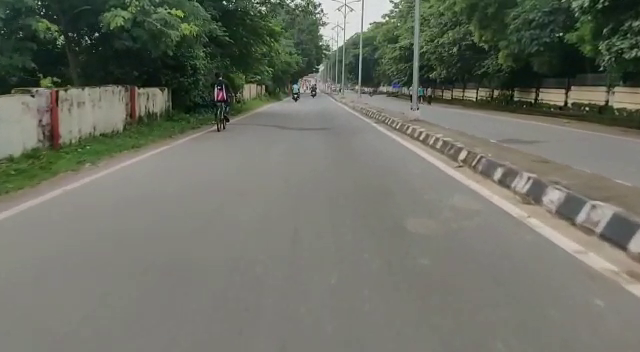
#> input picture frame 28 of lane_detection_example/test3.1.mp4, 640 x 352 px
$ python test.py
#> lines starting #> are read from the running program, lines starting #| are printed output that depends on the picture; after the words box and inside, x2 and y2 are one past the last pixel; in counts of white or black regions, pixels touching at a corner belong together; long printed decimals are rounded
import cv2
import numpy as np
import matplotlib.pyplot as plt
import math

def make_coord(image,line_parameter):
	print("Enter")
	slope,intercept=line_parameter
	y1 = image.shape[0]
	y2 = int(y1*1.8/5)
	x1 = int((y1-intercept)/slope)
	x2 = int((y2-intercept)/slope)
	return np.array([x1,y1,x2,y2])

def canny(image):
	gray = cv2.cvtColor(image,cv2.COLOR_BGR2GRAY)
	blur = cv2.GaussianBlur(gray,(5,5),0)
	canny = cv2.Canny(blur,30,89)
	return canny

def display_lines(image,lines):
	line_image = np.zeros_like(image)
	if lines is not None:
		for line in lines:
			x1,y1,x2,y2=line.reshape(4)
			parameters =  np.polyfit((x1,x2),(y1,y2),1)
			slope = parameters[0]
			if slope < 0:
				cv2.line(line_image,(x1,y1),(x2,y2),(255,0,0),10)
			else:
				cv2.line(line_image,(x1,y1),(x2,y2),(0,255,0),10)
	return line_image

def average_slope_intercept(image,lines):
	right_fit=[]
	left_fit = []
#	last_left_line=[-335  ,352 , 260  ,126]
#	last_right_line=[-335 , 352  ,224 , 126]
	if lines is not None:
		for line in lines:
			x1 , y1 ,x2 ,y2 = line.reshape(4)
			parameters = np.polyfit((x1,x2),(y1,y2),1)
			slope = parameters[0]
			intercept = parameters[1]
			if slope < 0:
				left_fit.append((slope,intercept))
			else:
				right_fit.append((slope,intercept))

		left_fit_average = np.average(left_fit,axis=0)
		print(left_fit_average)
		print(np.isnan(left_fit_average))
		if np.isnan(left_fit_average)[1] != True :
			print("YES")
			left_fit_average=[ -0.40349224 ,216.59467849]

		right_fit_average = np.average(right_fit,axis=0)
		if (np.isnan(left_fit_average)) is not [True , True] :
			print("Left")
			left_line=make_coord(image,left_fit_average)
			last_left_line=left_line
			print(left_fit_average)

		if (np.isnan(right_fit_average)) is not [True,True] :
			print("Right")
			right_line=make_coord(image,right_fit_average)
			last_right_line=right_line
#			print(left_fit_average)

		left_line=last_left_line
		right_line=last_right_line
	return np.array([left_line,right_line])


def region_of_interest(image):
	height = image.shape[0]
	polygons = np.array([
	[(4,200),(620,height),(320,13)]
	])
	#polygons = np.array([
	#[(13,680),(1500,610),(950,280)]
	#])
	mask = np.zeros_like(image)
	cv2.fillPoly(mask,polygons,255)
	masked_image = cv2.bitwise_and(image,mask)
	return masked_image


# [12 lines of commented-out code are left out]

cap = cv2.VideoCapture("test3.1.mp4")
while(cap.isOpened()):
	ret,frame = cap.read()
#> frame is the input picture: shape (352, 640, 3); mean B, G, R 100.3, 111.6, 108.6
	canny_image = canny(frame)
#> in canny, `gray = cv2.cvtColor(image,cv2.COLOR_BGR2GRAY)`:
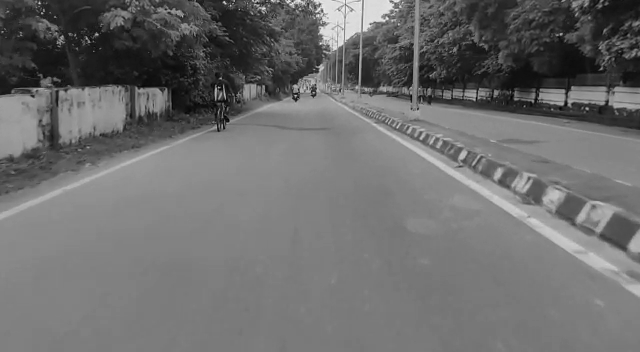
#> gray: shape (352, 640); min 2, max 243, mean 109.5
#> in canny, `canny = cv2.Canny(blur,30,89)`:
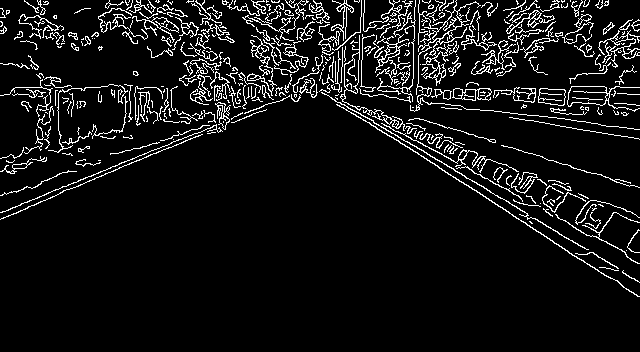
#> canny: shape (352, 640); 7.9% white in thin lines or dots, all inside (x1, y1, x2, y2) = (0, 0, 640, 297)
	cropped = region_of_interest(canny_image)
#> in region_of_interest, `cv2.fillPoly(mask,polygons,255)`:
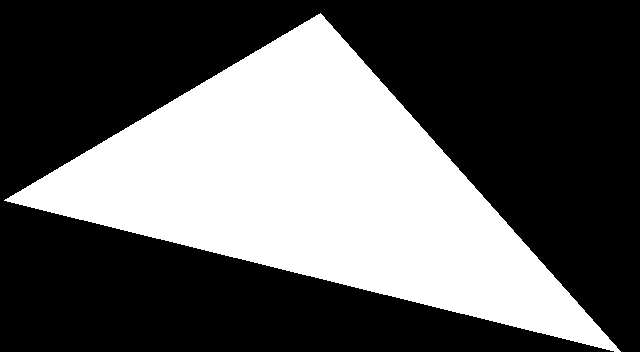
#> mask: shape (352, 640); 36.6% white; 1 white region, box (x1, y1, x2, y2) and area: (4, 13, 621, 352) 82391
#> in region_of_interest, `masked_image = cv2.bitwise_and(image,mask)`:
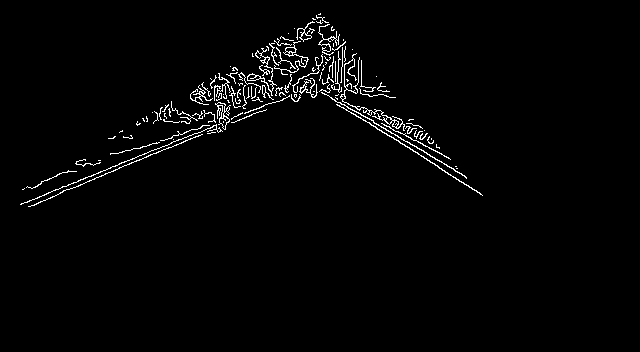
#> masked_image: shape (352, 640); 2% white in thin lines or dots, all inside (x1, y1, x2, y2) = (20, 13, 483, 207)
	lines = cv2.HoughLinesP(cropped,2,np.pi/180,100,np.array([]),minLineLength=60,maxLineGap=3)
#> lines = [[20, 204, 223, 122], [340, 102, 466, 177], [381, 130, 482, 195], [87, 181, 202, 134]]
	average_lines = average_slope_intercept(frame,lines)
#> the loop in average_slope_intercept, `for line in lines:` made 4 passes
#> (x1, y1, x2, y2, slope, intercept) on passes 1 to 4: (20, 204, 223, 122, -0.404, 212.1), (340, 102, 466, 177, 0.595, -100.4), (381, 130, 482, 195, 0.644, -115.2), (87, 181, 202, 134, -0.409, 216.6)
#> after the loop in average_slope_intercept, `for line in lines:`: left_fit = [(-0.404, 212.1), (-0.409, 216.6)]; right_fit = [(0.595, -100.4), (0.644, -115.2)]
#> in average_slope_intercept, `left_fit_average = np.average(left_fit,axis=0)`: left_fit_average = [-0.406, 214.3]
#| [ -0.4063 214.318]
#| [False False]
#> in average_slope_intercept, `right_fit_average = np.average(right_fit,axis=0)`: right_fit_average = [0.619, -107.8]
#> in average_slope_intercept, `left_line=make_coord(image,left_fit_average)`: left_line = [-335, 352, 224, 126]
#> in average_slope_intercept, `right_line=make_coord(image,right_fit_average)`: right_line = [742, 352, 377, 126]
#> average_lines = [[-335, 352, 224, 126], [742, 352, 377, 126]]
	line_image = display_lines(frame,average_lines)
#> the loop in display_lines, `for line in lines:` made 2 passes
#> (x1, y1, x2, y2, parameters, slope) on passes 1 to 2: (-335, 352, 224, 126, [-0.404, 216.6], -0.404), (742, 352, 377, 126, [0.619, -107.4], 0.619)
#> after the loop in display_lines, `for line in lines:`:
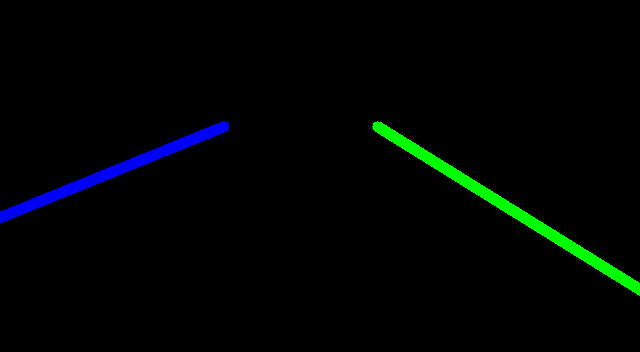
#> line_image: shape (352, 640, 3); mean of channels 0, 1, 2 3.1, 4, 0; drawn as B, G, R
	combo_image = cv2.addWeighted(frame,0.8,line_image,1,1)
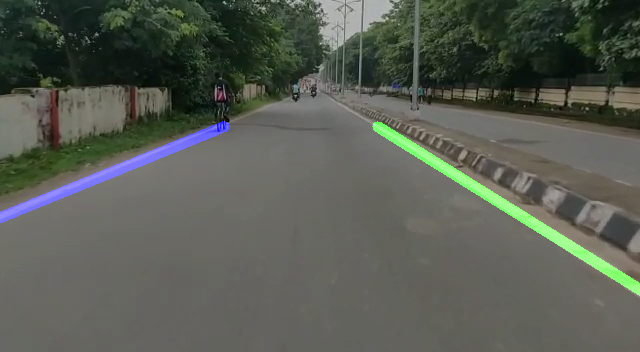
#> combo_image: shape (352, 640, 3); mean B, G, R 83, 92.1, 87.9
	cv2.imshow("Result",combo_image)
	if cv2.waitKey(1) == ord('q'):
#> (key q is pressed here)
		break

cap.release()
cv2.destroyAllWindows()

$ run again, starting later in the video
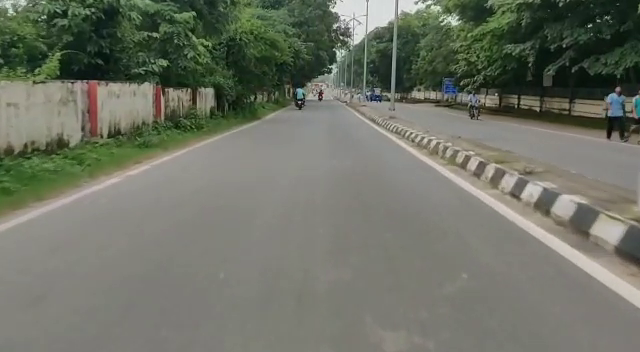
#> input picture frame 128 of lane_detection_example/test3.1.mp4, 640 x 352 px
#> frame is the input picture: shape (352, 640, 3); mean B, G, R 101.4, 114.1, 110.2
#> in canny, `canny = cv2.Canny(blur,30,89)`:
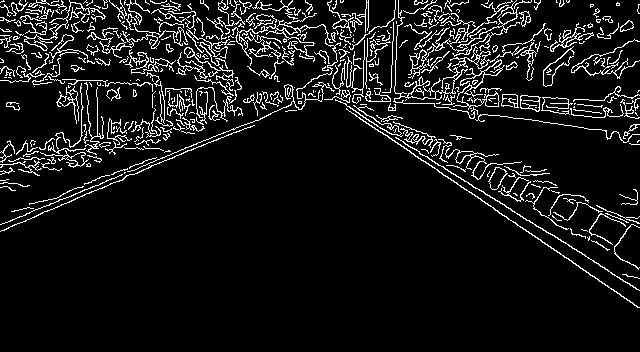
#> canny: shape (352, 640); 8.6% white in thin lines or dots, all inside (x1, y1, x2, y2) = (0, 0, 640, 308)
#> mask: shape (352, 640); 36.6% white; 1 white region, box (x1, y1, x2, y2) and area: (4, 13, 621, 352) 82391
#> masked_image: shape (352, 640); 2.2% white in thin lines or dots, all inside (x1, y1, x2, y2) = (27, 24, 496, 212)
#> lines = [[47, 210, 125, 177], [346, 109, 494, 209], [130, 171, 223, 132], [174, 156, 254, 125], [347, 106, 407, 144]]
#> the loop in average_slope_intercept, `for line in lines:` made 5 passes
#> (x1, y1, x2, y2, slope, intercept) on passes 1 to 5: (47, 210, 125, 177, -0.423, 229.9), (346, 109, 494, 209, 0.676, -124.8), (130, 171, 223, 132, -0.419, 225.5), (174, 156, 254, 125, -0.387, 223.4), (347, 106, 407, 144, 0.633, -113.8)
#> after the loop in average_slope_intercept, `for line in lines:`: left_fit = [(-0.423, 229.9), (-0.419, 225.5), (-0.387, 223.4)]; right_fit = [(0.676, -124.8), (0.633, -113.8)]
#> left_fit_average = [-0.41, 226.3]
#| [ -0.41 226.275]
#| [False False]
#> right_fit_average = [0.655, -119.3]
#> left_line = [-335, 352, 224, 126]
#> right_line = [720, 352, 374, 126]
#> average_lines = [[-335, 352, 224, 126], [720, 352, 374, 126]]
#> the loop in display_lines, `for line in lines:` made 2 passes
#> (x1, y1, x2, y2, parameters, slope) on passes 1 to 2: (-335, 352, 224, 126, [-0.404, 216.6], -0.404), (720, 352, 374, 126, [0.653, -118.3], 0.653)
#> `combo_image = cv2.addWeighted(frame,0.8,line_image,1,1)`:
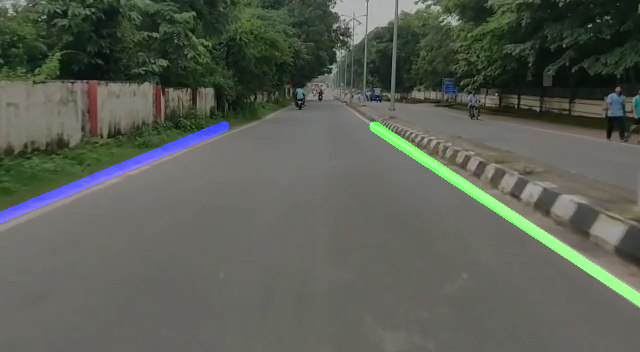
#> combo_image: shape (352, 640, 3); mean B, G, R 84.2, 94, 89.2

$ run again, starting later in the video
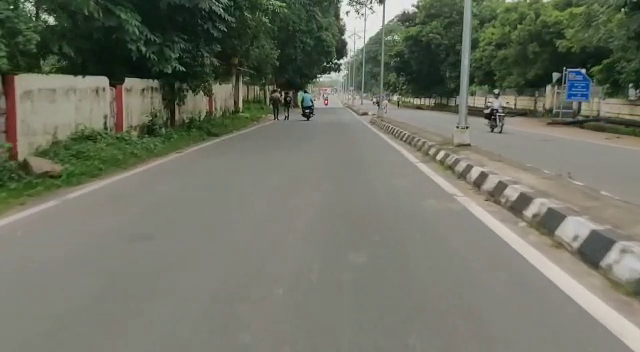
#> input picture frame 228 of lane_detection_example/test3.1.mp4, 640 x 352 px
#> frame is the input picture: shape (352, 640, 3); mean B, G, R 100, 113.6, 110.5
#> in canny, `canny = cv2.Canny(blur,30,89)`:
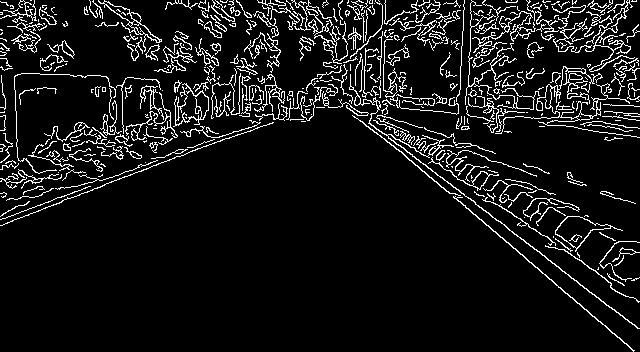
#> canny: shape (352, 640); 8.7% white in thin lines or dots
#> mask: shape (352, 640); 36.6% white; 1 white region, box (x1, y1, x2, y2) and area: (4, 13, 621, 352) 82391
#> masked_image: shape (352, 640); 2.5% white in thin lines or dots, all inside (x1, y1, x2, y2) = (6, 13, 578, 304)
#> lines = [[471, 212, 575, 300], [369, 123, 516, 234], [41, 209, 229, 137], [427, 174, 525, 257]]
#> the loop in average_slope_intercept, `for line in lines:` made 4 passes
#> (x1, y1, x2, y2, slope, intercept) on passes 1 to 4: (471, 212, 575, 300, 0.846, -186.5), (369, 123, 516, 234, 0.755, -155.6), (41, 209, 229, 137, -0.383, 224.7), (427, 174, 525, 257, 0.847, -187.6)
#> after the loop in average_slope_intercept, `for line in lines:`: left_fit = [(-0.383, 224.7)]; right_fit = [(0.846, -186.5), (0.755, -155.6), (0.847, -187.6)]
#> left_fit_average = [-0.383, 224.7]
#| [ -0.383 224.702]
#| [False False]
#> right_fit_average = [0.816, -176.6]
#> left_line = [-335, 352, 224, 126]
#> right_line = [647, 352, 370, 126]
#> average_lines = [[-335, 352, 224, 126], [647, 352, 370, 126]]
#> the loop in display_lines, `for line in lines:` made 2 passes
#> (x1, y1, x2, y2, parameters, slope) on passes 1 to 2: (-335, 352, 224, 126, [-0.404, 216.6], -0.404), (647, 352, 370, 126, [0.816, -175.9], 0.816)
#> `combo_image = cv2.addWeighted(frame,0.8,line_image,1,1)`:
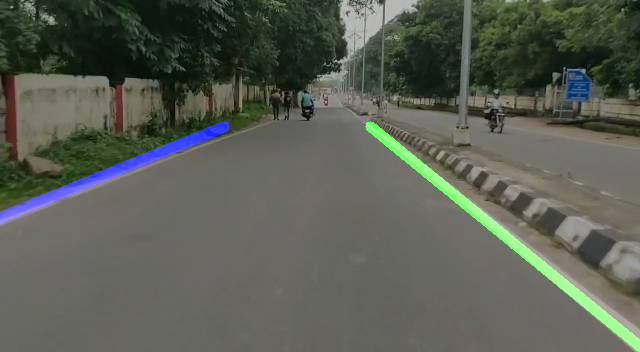
#> combo_image: shape (352, 640, 3); mean B, G, R 83.3, 93.7, 89.4
